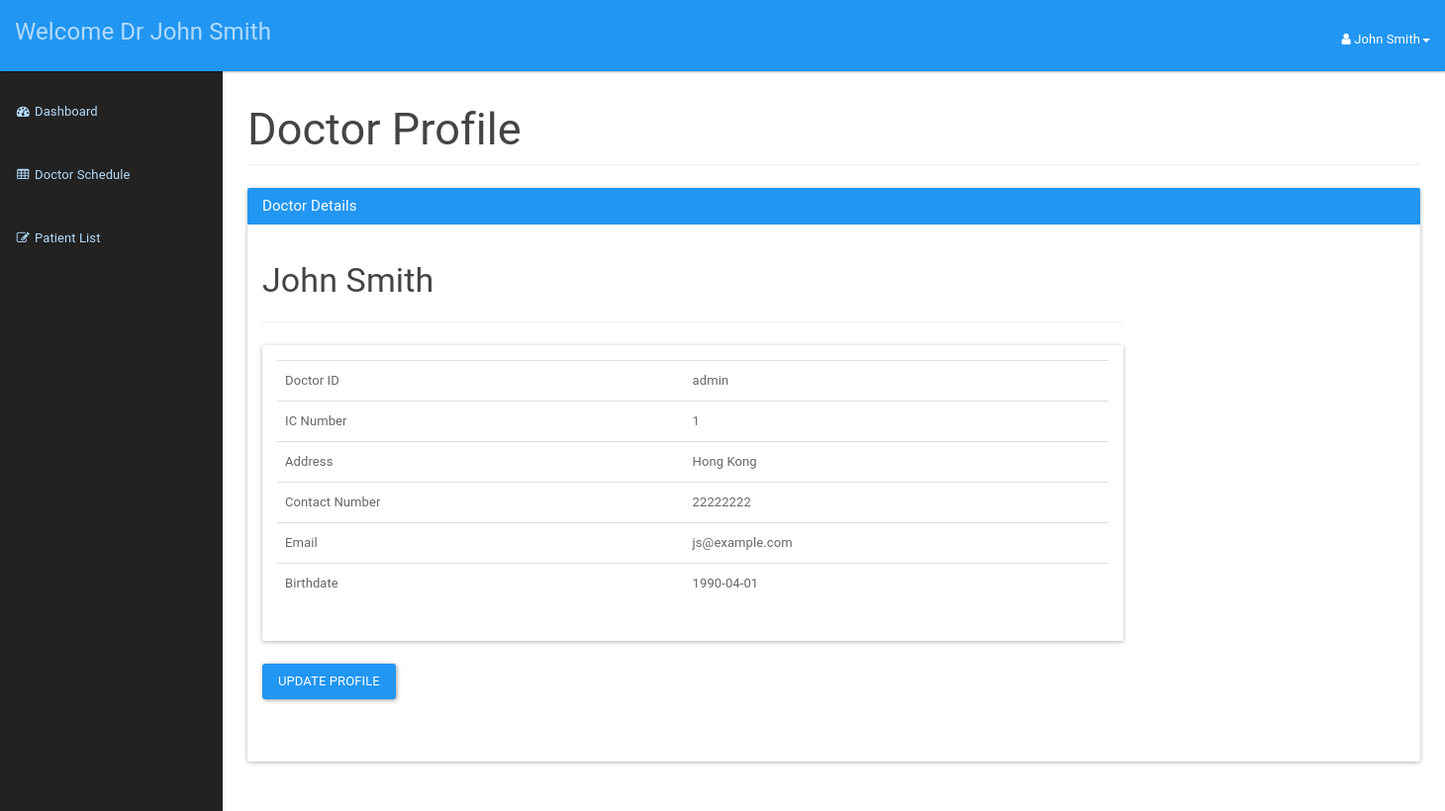
The app's page /doctor/profile.php (signed in) with its own data.
### tables this page shows
CREATE TABLE IF NOT EXISTS `doctor` (
  `icDoctor` bigint NOT NULL AUTO_INCREMENT,
  `doctorId` varchar(50) NOT NULL,
  `password` varchar(255) NOT NULL,
  `doctorFirstName` varchar(50) NOT NULL,
  `doctorLastName` varchar(50) NOT NULL,
  `doctorAddress` varchar(255) NOT NULL,
  `doctorPhone` varchar(15) NOT NULL,
  `doctorEmail` varchar(255) NOT NULL,
  `doctorDOB` date NOT NULL,
  `isAdmin` tinyint(1) NOT NULL DEFAULT 0,
  `createdAt` TIMESTAMP DEFAULT CURRENT_TIMESTAMP ON UPDATE CURRENT_TIMESTAMP,
  `updatedAt` TIMESTAMP DEFAULT CURRENT_TIMESTAMP ON UPDATE CURRENT_TIMESTAMP,
  `deletedAt` TIMESTAMP NULL,
  PRIMARY KEY (`icDoctor`),
  INDEX (`doctorId`)
);

### dal/doctor.php (called while the page is built, shortened)
<?php
include_once dirname(dirname(__FILE__)).'/dal/dbconnect.php';
function getDoctor($doctorId) {
    global $db_conn;
    $res=mysqli_query($db_conn,  "SELECT * FROM doctor WHERE doctorId = '$doctorId' LIMIT 1");
    $userRow=mysqli_fetch_array($res,MYSQLI_ASSOC);
    return $userRow;
}
?>

### doctor/profile.php (the view, shortened to what this page needs)
<?php
include_once dirname(dirname(__FILE__)).'/dal/doctor.php';
$page="profile";
$src='//'.WEB_HOST.'/'.DIR.'/';
$usersession = $_SESSION['doctorSession'];
$userRow=getDoctor($usersession);
?>
<!DOCTYPE html>
<html lang="en">
    <head>
        <link href="assets/css/material.css" rel="stylesheet">
        <link href="assets/css/sb-admin.css" rel="stylesheet">
        <link href="assets/css/time/bootstrap-clockpicker.css" rel="stylesheet">
        <link href="assets/css/style.css" rel="stylesheet">
        <link href="https://cdnjs.cloudflare.com/ajax/libs/font-awesome/4.7.0/css/font-awesome.min.css" rel="stylesheet">
    </head>
    <body>
        <div id="wrapper">
            <?php include_once 'navbar.php'; ?>
            <div id="page-wrapper">
                <div class="container-fluid">
                    <div class="row">
                        <div class="col-lg-12">
                            <h2 class="page-header">
                                Doctor Profile
                            </h2>
                        </div>
                    </div>
                    <div class="panel panel-primary">
                        <div class="panel-heading">
                            <h3 class="panel-title">Doctor Details</h3>
                        </div>
                        <div class="panel-body">
                          <div class="container">
            <section>
                <div class="row">
                    <div class="row">
                        <div class="col-md-9 col-sm-9  user-wrapper">
                            <div class="description">
                                <h3> <?php echo $userRow['doctorFirstName']; ?> <?php echo $userRow['doctorLastName']; ?> </h3>
                                <hr />
                                <div class="panel panel-default">
                                    <div class="panel-body">
                                        <table class="table table-user-information" align="center">
                                            <tbody>
                                                <tr>
                                                    <td>Doctor ID</td>
                                                    <td><?php echo $userRow['doctorId']; ?></td>
                                                </tr>
                                                <tr>
                                                    <td>IC Number</td>
                                                    <td><?php echo $userRow['icDoctor']; ?></td>
                                                </tr>
                                                <tr>
                                                    <td>Address</td>
                                                    <td><?php echo $userRow['doctorAddress']; ?></td>
                                                </tr>
                                                <tr>
                                                    <td>Contact Number</td>
                                                    <td><?php echo $userRow['doctorPhone']; ?>
                                                    </td>
                                                </tr>
                                                <tr>
                                                    <td>Email</td>
                                                    <td><?php echo $userRow['doctorEmail']; ?>
                                                    </td>
                                                </tr>
                                                <tr>
                                                    <td>Birthdate</td>
                                                    <td><?php echo $userRow['doctorDOB']; ?>
                                                    </td>
                                                </tr>
                                            </tbody>
                                        </table>
                                    </div>
                                </div>
                                <button type="button" class="btn btn-primary" data-toggle="modal" data-target="#myModal">Update Profile</button>
                            </div>
                        </div>
                    </div>
                    <div class="col-md-4">
                            <br /><br/>
                        </div>
                    </div>
                    </div>
                    </div>
                </div>
            </div>
        <link href="<?= $src ?>assets/css/date/bootstrap-datepicker.css" rel="stylesheet">
    </body>
</html>

### doctor/navbar.php (shortened to what this page needs)
<nav class="navbar navbar-inverse navbar-fixed-top" role="navigation">
    <div class="navbar-header">
        <a class="navbar-brand" href="dashboard.php">Welcome Dr <?php echo $userRow['doctorFirstName'];?> <?php echo $userRow['doctorLastName'];?></a>
    </div>
    <ul class="nav navbar-right top-nav">
        <li class="dropdown">
            <a href="#" class="dropdown-toggle" data-toggle="dropdown"><i class="fa fa-user"></i> <?php echo $userRow['doctorFirstName']; ?> <?php echo $userRow['doctorLastName']; ?><b class="caret"></b></a>
        </li>
    </ul>
    <div class="collapse navbar-collapse navbar-ex1-collapse">
        <ul class="nav navbar-nav side-nav">
            <li <?= $page==="dashboard" ? " class=\"active\"" : "" ?> >
                <a href="dashboard.php"><i class="fa fa-fw fa-dashboard"></i> Dashboard</a>
            </li>
            <li <?= $page==="schedule" ? " class=\"active\"" : "" ?> >
                <a href="addschedule.php"><i class="fa fa-fw fa-table"></i> Doctor Schedule</a>
            </li>
            <li <?= $page==="patient" ? " class=\"active\"" : "" ?> >
                <a href="patientlist.php"><i class="fa fa-fw fa-edit"></i> Patient List</a>
            </li>
        </ul>
    </div>
</nav>

### doctor/assets/css/sb-admin.css (style rules this page uses)
body { margin-top: 100px; background-color: #222; }
@media (min-width:768px) { body { margin-top: 50px; } }
#wrapper { padding-left: 0; }
#page-wrapper { min-height: 900px !important; width: 100%; padding: 0; background-color: #fff; }
@media (min-width:768px) { #wrapper { padding-left: 225px; } }
@media (min-width:768px) { #page-wrapper { padding: 10px; } }
.top-nav { padding: 0 15px; }
.top-nav>li { display: inline-block; float: left; }
.top-nav>li>a { padding-top: 17px; padding-bottom: 10px; line-height: 45px; color: white; }
@media (min-width:768px) { .side-nav { position: fixed; top: 80px; left: 225px; width: 225px; margin-left: -225px; border: none; border-radius: 0; overflow-y: auto; background-color: #222; bottom: 0; overflow-x: hidden; padding-bottom: 40px; } }
@media (min-width:768px) { .side-nav>li>a { width: 225px; } }

### records on screen
doctor: doctorFirstName "John", doctorLastName "Smith", doctorId "admin", icDoctor "1", doctorAddress "Hong Kong", doctorPhone "22222222", doctorEmail "js@example.com", doctorDOB "1990-04-01"
